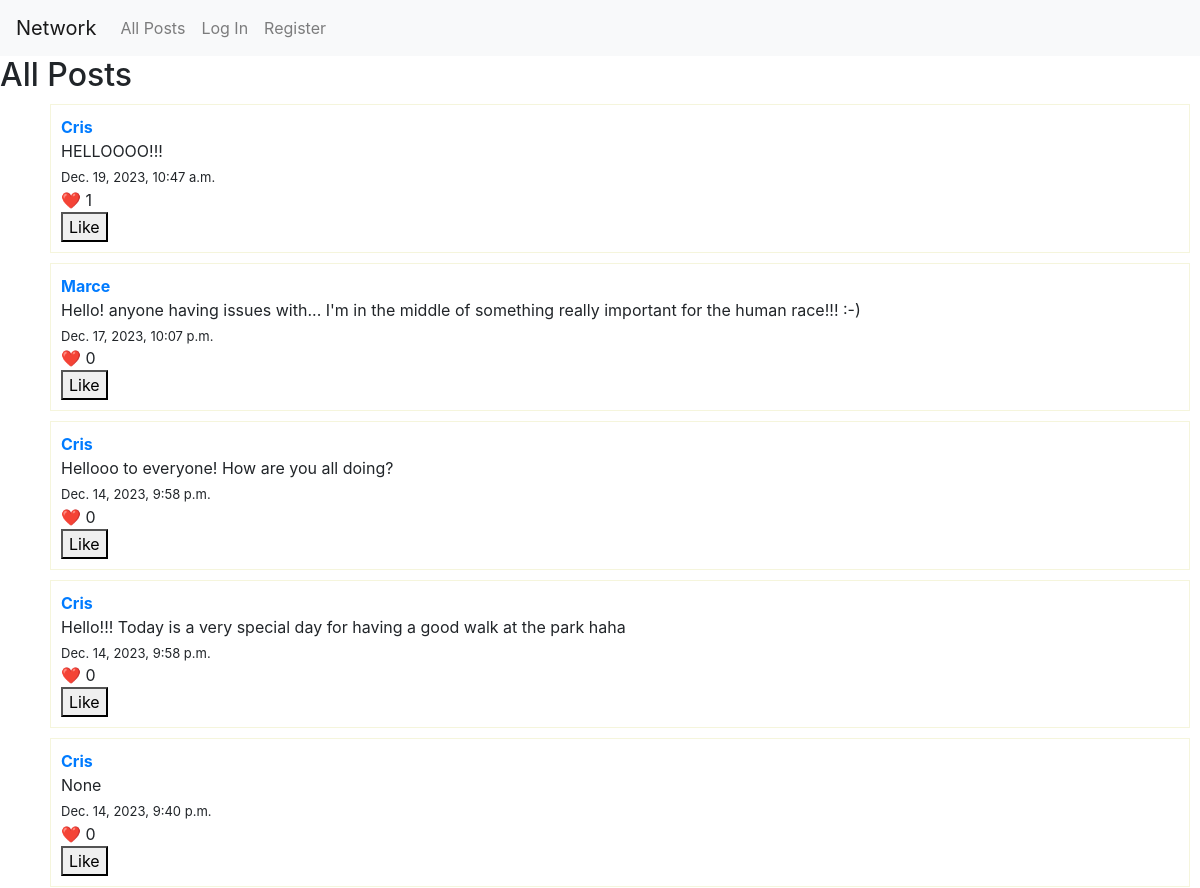
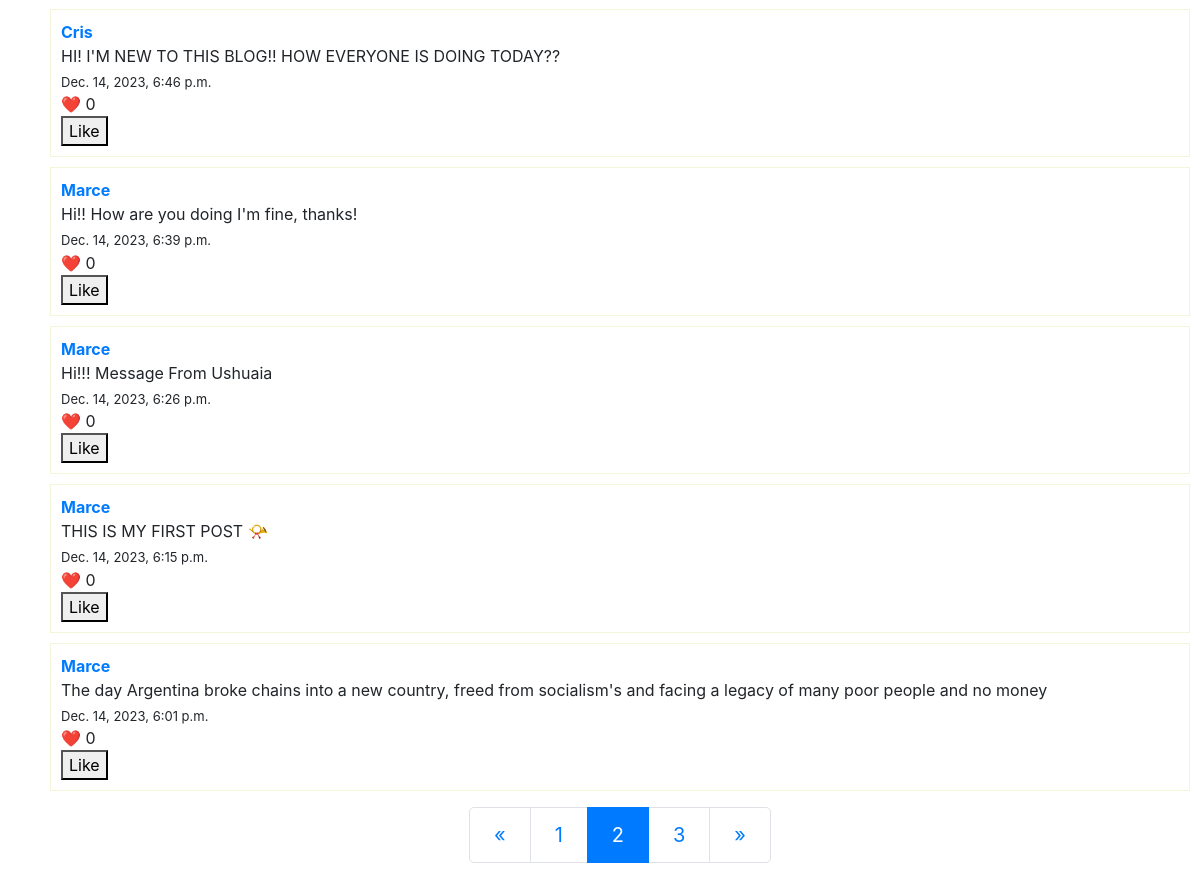
Page /posts?page=2 on the committed database (2 pictures, top to bottom).
### network/models.py (models this page shows, shortened)
class Post(models.Model):
    post = models.CharField(max_length=280, null=True, blank=True)
    created_by = models.ForeignKey(User, on_delete=models.CASCADE)
    created_date = models.DateTimeField(auto_now_add=True)
    likes = models.ManyToManyField(User, blank=True, related_name="liked_user", verbose_name="Likes")

class User(AbstractUser):
    pass
    def __str__(self):
        return f"{self.username}"

### network/views.py (the view)
# urls.py: path("posts", views.all_posts, name="allposts"),
def all_posts(request):
    posts = Post.objects.all().order_by('-created_date')
    paginator = Paginator(posts, 10)
    if request.GET.get("page") != None:
        try:
            posts = paginator.page(request.GET.get("page"))
        except:
            posts = paginator.page(1)
    else:
        posts = paginator.page(1)
    return render(request, 'network/allposts.html', {'posts': posts})

### network/templates/network/allposts.html (shortened to what this page needs)
{% extends "network/layout.html" %}
{% block body %}
<h2>All Posts</h2>
<ul style="list-style-type: none;">
    {% for post in posts %}
    <div style="border: 1px solid beige; margin:10px; padding: 10px">
        <div style="display: flex; align-items: center;">
            <li style="margin-right: 10px;">
                <a href="{% url 'network:profile' username=post.created_by.username %}" style="text-decoration: none;">
                    <strong>{{ post.created_by }}</strong>
                </a>
            </li>
        </div>
        <li>{{ post.post }}</li>
        <li  style="margin-top: 5px; font-size: small">{{ post.created_date }}</li>
        <li id="likes-count-{{ post.id }}">❤️ {{ post.likes.count }} </li>
        <form class="like-form" method="post" action="{% url 'network:like_post' post_id=post.id %}">
            <button type="submit" id="like-button-{{ post.id }}">
                {% if user in post.likes.all %}
                Unlike
                {% else %}
                Like
                {% endif %}
            </button>
        </form>
    </div>
    {% endfor %}
    <div class="d-flex justify-content-center my-3">
        <nav aria-label="Page navigation">
            <ul class="pagination pagination-lg">
                {% if posts.has_previous %}
                <li class="page-item">
                    <a class="page-link" href="?page={{ posts.previous_page_number }}" aria-label="Previous">
                        <span aria-hidden="true">&laquo;</span>
                    </a>
                </li>
                {% endif %}
                {% for i in posts.paginator.page_range %}
                <li class="page-item {% if i == posts.number %}active{% endif %}">
                    <a class="page-link" href="?page={{ i }}">{{ i }}</a>
                </li>
                {% endfor %}
                {% if posts.has_next %}
                <li class="page-item">
                    <a class="page-link" href="?page={{ posts.next_page_number }}" aria-label="Next">
                        <span aria-hidden="true">&raquo;</span>
                    </a>
                </li>
                {% endif %}
            </ul>
        </nav>
    </div>
</ul>
{% endblock %}

### rows in the picture
Post: created_by "Cris", post "HELLOOOO!!!", created_date "Dec. 19, 2023, 10:47 a.m.", likes.count "1", shows "Like"
Post: created_by "Marce", post "Hello! anyone having issues with... I'm in the middle of something really important for the human race!!! :-)", created_date "Dec. 17, 2023, 10:07 p.m.", likes.count "0", shows "Like"
Post: created_by "Cris", post "Hellooo to everyone! How are you all doing?", created_date "Dec. 14, 2023, 9:58 p.m.", likes.count "0", shows "Like"
Post: created_by "Cris", post "Hello!!! Today is a very special day for having a good walk at the park haha", created_date "Dec. 14, 2023, 9:58 p.m.", likes.count "0", shows "Like"
Post: created_by "Cris", post "None", created_date "Dec. 14, 2023, 9:40 p.m.", likes.count "0", shows "Like"
Post: created_by "Cris", post "HI! I'M NEW TO THIS BLOG!! HOW EVERYONE IS DOING TODAY??", created_date "Dec. 14, 2023, 6:46 p.m.", likes.count "0", shows "Like"
Post: created_by "Marce", post "Hi!! How are you doing I'm fine, thanks!", created_date "Dec. 14, 2023, 6:39 p.m.", likes.count "0", shows "Like"
Post: created_by "Marce", post "Hi!!! Message From Ushuaia", created_date "Dec. 14, 2023, 6:26 p.m.", likes.count "0", shows "Like"
Post: created_by "Marce", post "THIS IS MY FIRST POST 📯", created_date "Dec. 14, 2023, 6:15 p.m.", likes.count "0", shows "Like"
Post: created_by "Marce", post "The day Argentina broke chains into a new country, freed from socialism's and facing a legacy of many poor people and no money", created_date "Dec. 14, 2023, 6:01 p.m.", likes.count "0", shows "Like"

### other values in the picture
{{ i }} "1" "2" "3"
